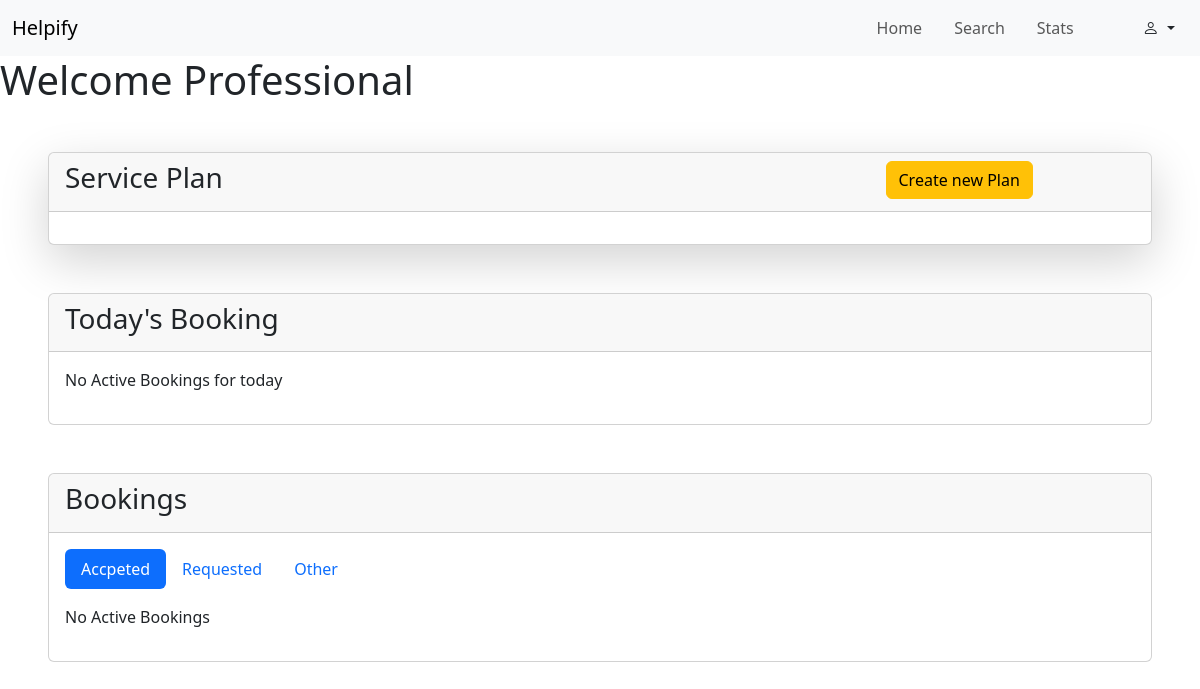
The page /professional/dashboard (signed in) on the database as committed earlier.
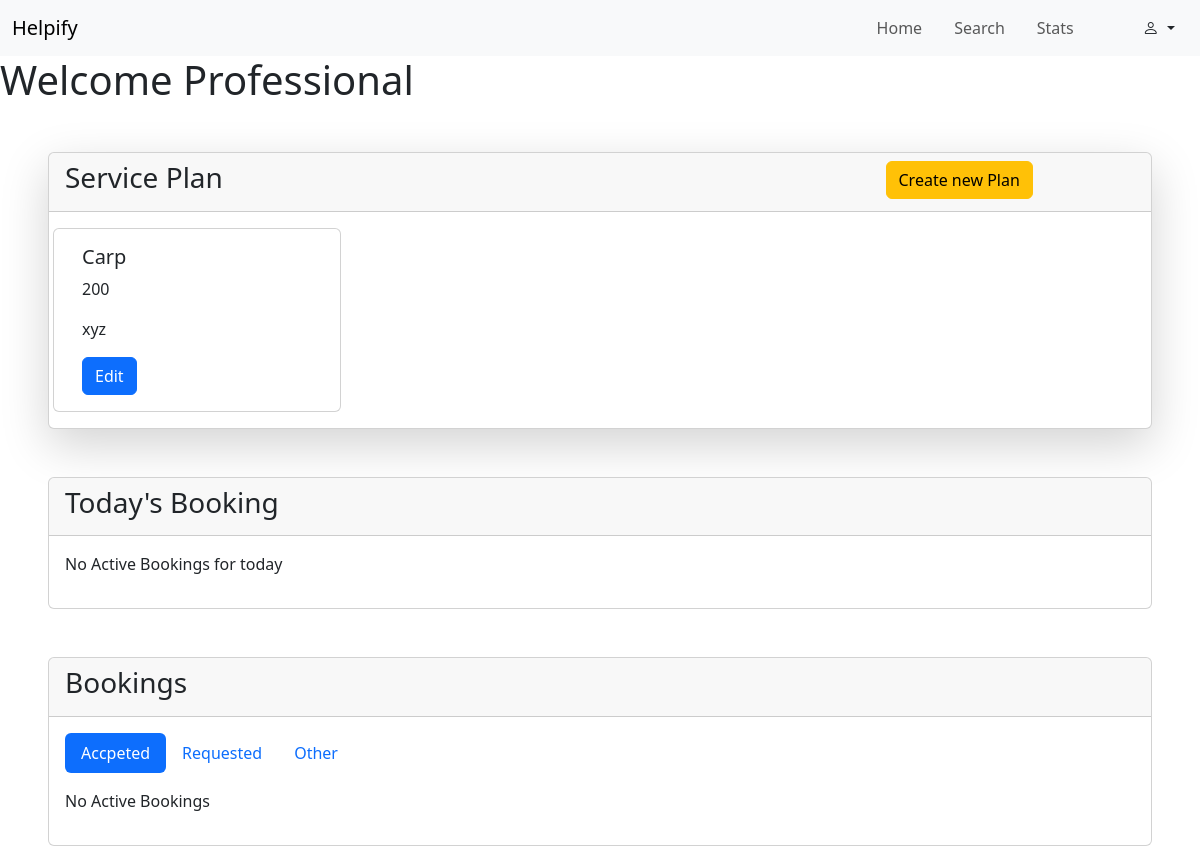
The same page on the database as committed later.
### backend/models.py (models this page shows)
class ServicePlan(db.Model):
    __tablename__ = "service_plan"
    id = db.Column(db.Integer, primary_key=True, autoincrement=True)
    name = db.Column(db.String, unique=True)
    price = db.Column(db.Integer)
    description = db.Column(db.String)
    planimg=db.Column(db.String)
    tags=db.Column(db.String)
    category_id = db.Column(db.Integer, db.ForeignKey("category.id"), nullable=False)
    professional_id = db.Column(db.Integer, db.ForeignKey("professional.id"), nullable=False)
    bookings = db.relationship("Booking", backref="service_plan")

### backend/routes.py (the view, shortened to what this page needs)
@app.route("/professional/dashboard", methods=["GET","POST"])
@login_required
def pro_dash():
    if isinstance(current_user , Professional):
        if request.method=="GET":
            plans = db.session.query(ServicePlan).filter_by(professional_id=current_user.id).all()
            all_bookings = current_user.assigned_booking
            A_b = []
            R_b = []
            O_b = []
            todays_b = []
            for booking in all_bookings:
                if not booking.status=="Requested" and not booking.status=="Closed" and booking.date == datetime.now().strftime("%Y-%m-%d") :
                    todays_b.append(booking)
                elif booking.status=="Accepted":
                    A_b.append(booking)
                elif booking.status == "Requested":
                    R_b.append(booking)
                else:
                    O_b.append(booking)
            return render_template("/professional/dashboard.html", cu=current_user,plans= plans,A_b = A_b, R_b = R_b ,O_b = O_b,todays_b = todays_b )
    else:
        return "Not Authrised"

### app.py (called while the page is built)
def initial_Setup():
    app = Flask(__name__)
    app.config["SQLALCHEMY_DATABASE_URI"]="sqlite:///my_app_db.sqlite3"
    app.config["SECRET_KEY"] = "xyshhfjf"
    login_manager = LoginManager(app)
    @login_manager.user_loader
    def load_user(user_email):
        return db.session.query(Admin).filter_by(email = user_email).first()  or \
             db.session.query(User).filter_by(email = user_email).first() or \
              db.session.query(Professional).filter_by(email = user_email).first()
    db.init_app(app)
    api.init_app(app)
    with app.app_context():
        if not os.path.exists("my_app_db.sqlite3"):
            db.create_all()
    app.app_context().push()
    return

### templates/professional/dashboard.html (shortened to what the changed rows need)
{% extends "/professional/base.html" %}
{% block content %}
<main>
    <h1>Welcome Professional</h1>
    <div class="card shadow-lg ms-5 me-5 mt-5">
        <div class="card-body">
            <div class="row gap-2">
                {% for i in plans %}
                <div class="card col-3" style="width: 18rem;">
                    <div class="card-body">
                        <h5 class="card-title">{{i.name}}</h5>
                        <p class="card-text">{{i.price}}</p>
                        <p>{{i.description}}</p>
                        <button type="button" class="btn btn-primary" data-bs-toggle="modal"
                            data-bs-target="#edit-{{i.id}}">
                            Edit
                        </button>
                    </div>
                </div>
                {% endfor %}
            </div>
        </div>
    </div>
</main>
{% endblock %}

Rows that differ between the two databases and show on the page:
now on this page (row edited): ServicePlan: name "Carp", price "200", description "xyz"
